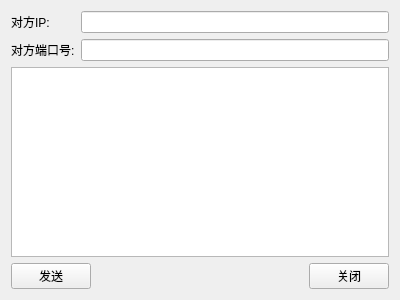
<?xml version="1.0" encoding="UTF-8"?>
<ui version="4.0">
 <class>Form</class>
 <widget class="QWidget" name="Form">
  <property name="geometry">
   <rect>
    <x>0</x>
    <y>0</y>
    <width>400</width>
    <height>300</height>
   </rect>
  </property>
  <property name="windowTitle">
   <string>9999</string>
  </property>
  <layout class="QGridLayout" name="gridLayout">
   <item row="0" column="0" colspan="3">
    <layout class="QFormLayout" name="formLayout">
     <item row="0" column="0">
      <widget class="QLabel" name="label">
       <property name="text">
        <string>对方IP:</string>
       </property>
      </widget>
     </item>
     <item row="0" column="1">
      <widget class="QLineEdit" name="lineEdit_IP"/>
     </item>
     <item row="1" column="0">
      <widget class="QLabel" name="label_2">
       <property name="text">
        <string>对方端口号:</string>
       </property>
      </widget>
     </item>
     <item row="1" column="1">
      <widget class="QLineEdit" name="lineEdit_PORT"/>
     </item>
    </layout>
   </item>
   <item row="1" column="0" colspan="3">
    <widget class="QTextEdit" name="textEdit"/>
   </item>
   <item row="2" column="0">
    <widget class="QPushButton" name="pushButton_send">
     <property name="text">
      <string>发送</string>
     </property>
    </widget>
   </item>
   <item row="2" column="1">
    <spacer name="horizontalSpacer">
     <property name="orientation">
      <enum>Qt::Horizontal</enum>
     </property>
     <property name="sizeHint" stdset="0">
      <size>
       <width>217</width>
       <height>20</height>
      </size>
     </property>
    </spacer>
   </item>
   <item row="2" column="2">
    <widget class="QPushButton" name="pushButton_close">
     <property name="text">
      <string>关闭</string>
     </property>
    </widget>
   </item>
  </layout>
 </widget>
 <resources/>
 <connections/>
</ui>
